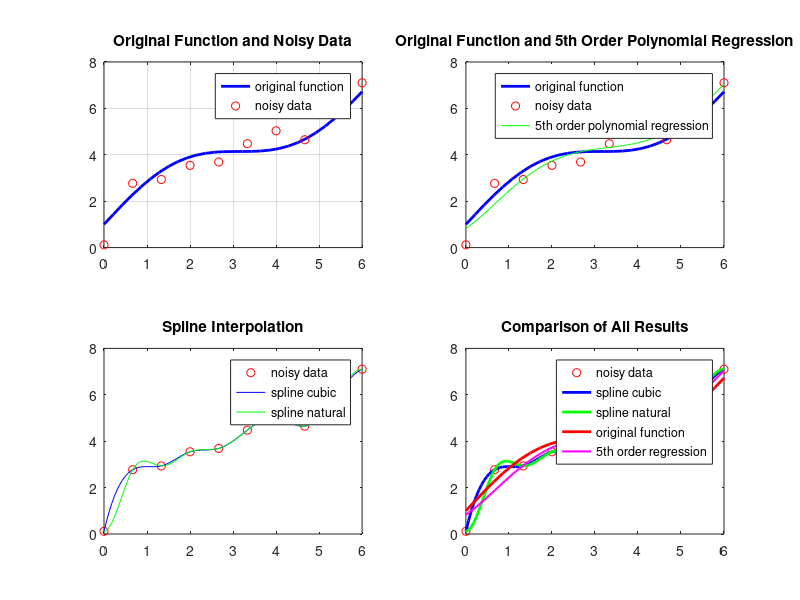

Write the MATLAB code that produced this figure.
clc; clear;

original_func = @(x) sin(x) + x + 1;

xdata = linspace(0,6,10);
ydata = original_func(xdata);

% Set noise
noise = normrnd(0, 0.5, [1,10]);

% Add noise to the function
y_noisy = ydata + noise;

% Create figure and set up subplots
figure;
% Original function and noisy data points
subplot(2,2,1);
fplot(original_func, [0 6], 'b', 'LineWidth', 2); % original function
hold on;
plot(xdata, y_noisy, 'ro'); % noisy data
legend('original function', 'noisy data');
title('Original Function and Noisy Data');
grid on
hold off;

% 5th order polynomial regression
fifth_order_obj_func = @(p) sum((y_noisy - (p(1)*xdata.^5 + p(2)*xdata.^4 + p(3)*xdata.^3 + p(4)*xdata.^2 + p(5)*xdata + p(6))).^2);
initial_value1 = zeros(1, 6);
[op, fval1] = fminsearch(fifth_order_obj_func, initial_value1);

fifth_order_reg_func = @(k) op(1)*k.^5 + op(2)*k.^4 + op(3)*k.^3 + op(4)*k.^2 + op(5)*k + op(6);

x = linspace(0,6,100);
y_fifth_order_reg = fifth_order_reg_func(x);

subplot(2,2,2);
fplot(original_func, [0 6], 'b', 'LineWidth', 2); % original function
hold on;
plot(xdata, y_noisy, 'ro');
plot(x, y_fifth_order_reg, 'g');
legend('original function', 'noisy data', '5th order polynomial regression');
title('Original Function and 5th Order Polynomial Regression');
hold off;

% Spline interpolation
yy_cubic = spline(xdata, y_noisy, x); % cubic
yy_natural = spline(xdata, [0 y_noisy 0], x);

subplot(2,2,3);
plot(xdata, y_noisy, 'ro');
hold on;
plot(x, yy_cubic, 'b');
plot(x, yy_natural, 'g');
legend('noisy data', 'spline cubic', 'spline natural');
title('Spline Interpolation');
hold off;

% Compare all results
y_original = original_func(x);

subplot(2,2,4);
plot(xdata, y_noisy, 'ro');
hold on;
plot(x, yy_cubic, 'b', 'LineWidth', 2); % cubic spline
plot(x, yy_natural, 'g', 'LineWidth', 2); % natural spline
fplot(original_func, [0 6], 'r', 'LineWidth', 2); % original function
plot(x, y_fifth_order_reg, 'm', 'LineWidth', 1.5); % 5th order regression
legend('noisy data', 'spline cubic', 'spline natural', 'original function', '5th order regression');
title('Comparison of All Results');
hold off;
